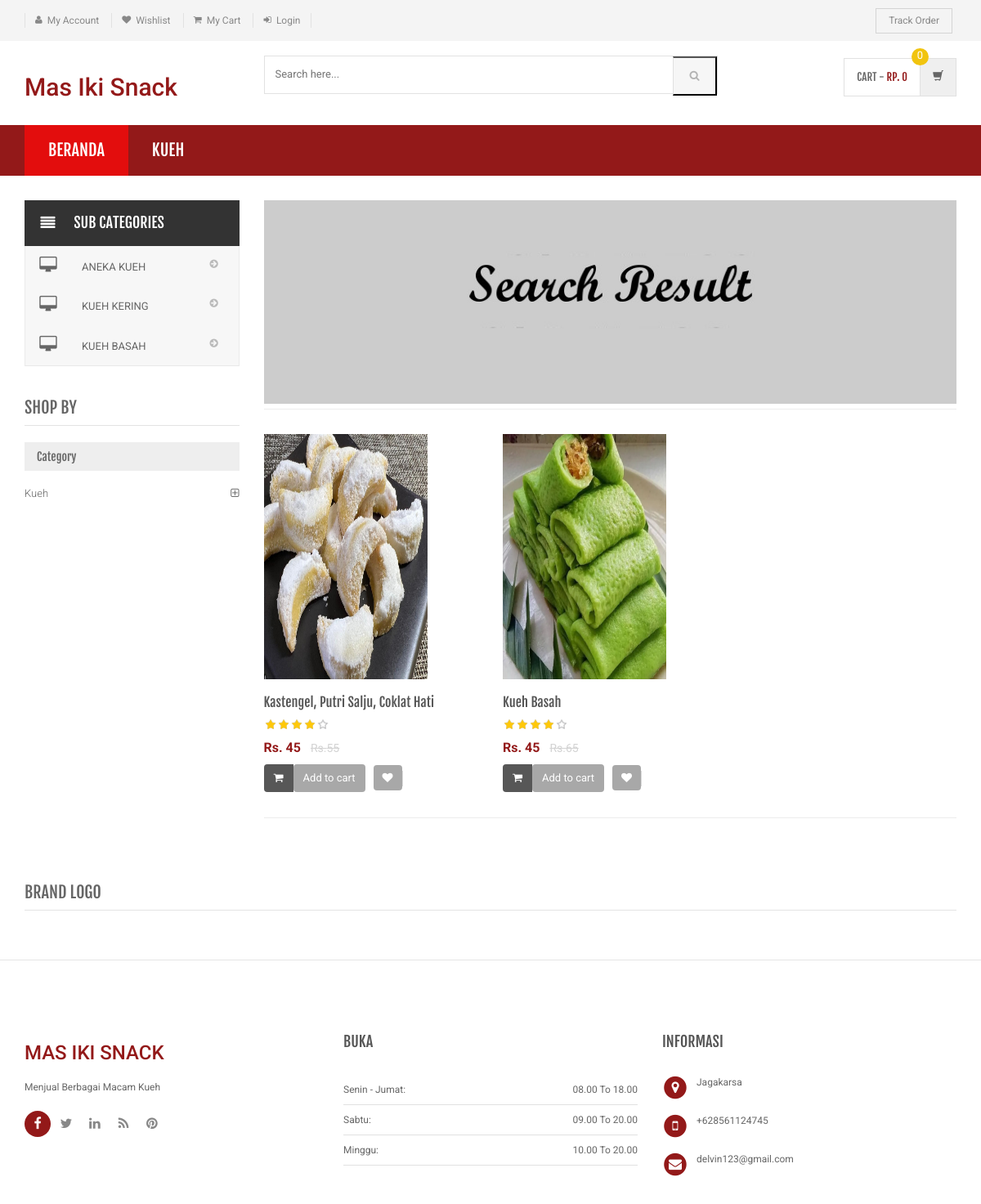
Screenshot of /search-result.php with the database file from the repository.
### tables this page shows
CREATE TABLE `category` (
  `id` int(11) NOT NULL,
  `categoryName` varchar(255) DEFAULT NULL,
  `categoryDescription` longtext DEFAULT NULL,
  `creationDate` timestamp NOT NULL DEFAULT current_timestamp(),
  `updationDate` varchar(255) DEFAULT NULL
);

CREATE TABLE `subcategory` (
  `id` int(11) NOT NULL,
  `categoryid` int(11) DEFAULT NULL,
  `subcategory` varchar(255) DEFAULT NULL,
  `creationDate` timestamp NULL DEFAULT current_timestamp(),
  `updationDate` varchar(255) DEFAULT NULL
);

CREATE TABLE `products` (
  `id` int(11) NOT NULL,
  `category` int(11) NOT NULL,
  `subCategory` int(11) DEFAULT NULL,
  `productName` varchar(255) DEFAULT NULL,
  `productCompany` varchar(255) DEFAULT NULL,
  `productPrice` int(11) DEFAULT NULL,
  `productPriceBeforeDiscount` int(11) DEFAULT NULL,
  `productDescription` longtext DEFAULT NULL,
  `productImage1` varchar(255) DEFAULT NULL,
  `productImage2` varchar(255) DEFAULT NULL,
  `productImage3` varchar(255) DEFAULT NULL,
  `shippingCharge` int(11) DEFAULT NULL,
  `productAvailability` varchar(255) DEFAULT NULL,
  `productStock` int(3) NOT NULL DEFAULT 100,
  `postingDate` timestamp NULL DEFAULT current_timestamp(),
  `updationDate` varchar(255) DEFAULT NULL
);

### search-result.php (the view, shortened to what this page needs)
<?php
include('includes/config.php');
$find="%{$_POST['product']}%";
?>
<!DOCTYPE html>
<html lang="en">
	<head>
	    <link rel="stylesheet" href="assets/css/bootstrap.min.css">
	    <link rel="stylesheet" href="assets/css/main.css">
	    <link rel="stylesheet" href="assets/css/green.css">
	    <link rel="stylesheet" href="assets/css/owl.carousel.css">
		<link rel="stylesheet" href="assets/css/owl.transitions.css">
		<link href="assets/css/lightbox.css" rel="stylesheet">
		<link rel="stylesheet" href="assets/css/animate.min.css">
		<link rel="stylesheet" href="assets/css/rateit.css">
		<link rel="stylesheet" href="assets/css/bootstrap-select.min.css">
		<link rel="stylesheet" href="assets/css/config.css">
		<link href="assets/css/green.css" rel="alternate stylesheet" title="Green color">
		<link href="assets/css/blue.css" rel="alternate stylesheet" title="Blue color">
		<link href="assets/css/red.css" rel="alternate stylesheet" title="Red color">
		<link href="assets/css/orange.css" rel="alternate stylesheet" title="Orange color">
		<link href="assets/css/dark-green.css" rel="alternate stylesheet" title="Darkgreen color">
		<link rel="stylesheet" href="assets/css/font-awesome.min.css">
	</head>
    <body class="cnt-home">
<header class="header-style-1">
<?php include('includes/top-header.php');?>
<?php include('includes/main-header.php');?>
<?php include('includes/menu-bar.php');?>
</header>
<div class="body-content outer-top-xs">
	<div class='container'>
		<div class='row outer-bottom-sm'>
			<div class='col-md-3 sidebar'>
<div class="side-menu animate-dropdown outer-bottom-xs">
<div class="side-menu animate-dropdown outer-bottom-xs">
    <div class="head"><i class="icon fa fa-align-justify fa-fw"></i>Sub Categories</div>
    <nav class="yamm megamenu-horizontal" role="navigation">
        <ul class="nav">
            <li class="dropdown menu-item">
              <?php $sql=mysqli_query($con,"select id,subcategory  from subcategory");
while($row=mysqli_fetch_array($sql))
{
    ?>
                <a href="sub-category.php?scid=<?php echo $row['id'];?>" class="dropdown-toggle"><i class="icon fa fa-desktop fa-fw"></i>
                <?php echo $row['subcategory'];?></a>
                <?php }?>
</li>
</ul>
    </nav>
</div>
</div>
	            <div class="sidebar-module-container">
	            	<h3 class="section-title">shop by</h3>
	            	<div class="sidebar-filter">
<div class="sidebar-widget wow fadeInUp outer-bottom-xs ">
	<div class="widget-header m-t-20">
		<h4 class="widget-title">Category</h4>
	</div>
	<div class="sidebar-widget-body m-t-10">
	         <?php $sql=mysqli_query($con,"select id,categoryName  from category");
while($row=mysqli_fetch_array($sql))
{
    ?>
		<div class="accordion">
	    	<div class="accordion-group">
	            <div class="accordion-heading">
	                <a href="category.php?cid=<?php echo $row['id'];?>"  class="accordion-toggle collapsed">
	                   <?php echo $row['categoryName'];?>
	                </a>
	            </div>
	        </div>
	    </div>
	    <?php } ?>
	</div>
</div>
	            	</div>
	            </div>
            </div>
			<div class='col-md-9'>
	<div id="category" class="category-carousel hidden-xs">
		<div class="item">
			<div class="image">
				<img src="assets/images/banners/cat-banner-3.jpg" alt="" class="img-responsive">
			</div>
		</div>
</div>
				<div class="search-result-container">
					<div id="myTabContent" class="tab-content">
						<div class="tab-pane active " id="grid-container">
							<div class="category-product  inner-top-vs">
								<div class="row">
			<?php
$ret=mysqli_query($con,"select * from products where productName like '$find'");
$num=mysqli_num_rows($ret);
if($num>0)
{
while ($row=mysqli_fetch_array($ret))
{?>
		<div class="col-sm-6 col-md-4 wow fadeInUp">
			<div class="products">
	<div class="product">
		<div class="product-image">
			<div class="image">
				<a href="product-details.php?pid=<?php echo htmlentities($row['id']);?>"><img  src="assets/images/blank.gif" data-echo="admin/productimages/<?php echo htmlentities($row['id']);?>/<?php echo htmlentities($row['productImage1']);?>" alt="" width="200" height="300"></a>
			</div>
		</div>
		<div class="product-info text-left">
			<h3 class="name"><a href="product-details.php?pid=<?php echo htmlentities($row['id']);?>"><?php echo htmlentities($row['productName']);?></a></h3>
			<div class="rating rateit-small"></div>
			<div class="product-price">
				<span class="price">
					Rs. <?php echo htmlentities($row['productPrice']);?>			</span>
										     <span class="price-before-discount">Rs.<?php echo htmlentities($row['productPriceBeforeDiscount']);?></span>
			</div>
		</div>
					<div class="cart clearfix animate-effect">
				<div class="action">
					<ul class="list-unstyled">
						<li class="add-cart-button btn-group">
					<?php if($row['productAvailability']=='In Stock'){?>
										<button class="btn btn-primary icon" data-toggle="dropdown" type="button">
								<i class="fa fa-shopping-cart"></i>
							</button>
							<a href="category.php?page=product&action=add&id=<?php echo $row['id']; ?>">
							<button class="btn btn-primary" type="button">Add to cart</button></a>
								<?php } else {?>
							<div class="action" style="color:red">Out of Stock</div>
					<?php } ?>
						</li>
		                <li class="lnk wishlist">
							<a class="add-to-cart" href="category.php?pid=<?php echo htmlentities($row['id'])?>&&action=wishlist" title="Wishlist">
								 <i class="icon fa fa-heart"></i>
							</a>
						</li>
					</ul>
				</div>
			</div>
			</div>
			</div>
		</div>
	  <?php } } else {?>
		<div class="col-sm-6 col-md-4 wow fadeInUp"> <h3>No Product Found</h3>
		</div>
<?php } ?>
										</div>
							</div>
						</div>
				</div>
			</div>
		</div></div>
		<?php include('includes/brands-slider.php');?>
</div>
</div>
<?php include('includes/footer.php');?>
</body>
</html>

### includes/menu-bar.php (shortened to what this page needs)
<div class="header-nav animate-dropdown">
    <div class="container">
        <div class="yamm navbar navbar-default" role="navigation">
            <div class="nav-bg-class">
                <div class="navbar-collapse collapse" id="mc-horizontal-menu-collapse">
	<div class="nav-outer">
		<ul class="nav navbar-nav">
			<li class="active dropdown yamm-fw">
				<a href="index.php" data-hover="dropdown" class="dropdown-toggle">Beranda</a>
			</li>
              <?php $sql=mysqli_query($con,"select id,categoryName  from category limit 6");
while($row=mysqli_fetch_array($sql))
{
    ?>
			<li class="dropdown yamm">
				<a href="category.php?cid=<?php echo $row['id'];?>"> <?php echo $row['categoryName'];?></a>
			</li>
			<?php } ?>
		</ul>
		<div class="clearfix"></div>
	</div>
</div>
            </div>
        </div>
    </div>
</div>

### rows the page displays
category: categoryName "KUEH", categoryName "Kueh"
subcategory: subcategory "ANEKA KUEH"
subcategory: subcategory "KUEH KERING"
subcategory: subcategory "KUEH BASAH"
products: productImage1 (picture), productName "Kastengel, Putri Salju, Coklat Hati", productPrice "45", productPriceBeforeDiscount "55"
products: productImage1 (picture), productName "Kueh Basah", productPrice "45", productPriceBeforeDiscount "65"
